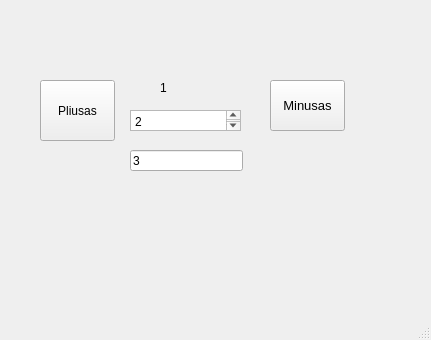
<?xml version="1.0" encoding="UTF-8"?>
<ui version="4.0">
 <class>MainWindow</class>
 <widget class="QMainWindow" name="MainWindow">
  <property name="geometry">
   <rect>
    <x>0</x>
    <y>0</y>
    <width>431</width>
    <height>340</height>
   </rect>
  </property>
  <property name="windowTitle">
   <string>MainWindow</string>
  </property>
  <widget class="QWidget" name="centralwidget">
   <widget class="QPushButton" name="plius">
    <property name="geometry">
     <rect>
      <x>40</x>
      <y>80</y>
      <width>75</width>
      <height>61</height>
     </rect>
    </property>
    <property name="palette">
     <palette>
      <active>
       <colorrole role="ToolTipBase">
        <brush brushstyle="SolidPattern">
         <color alpha="255">
          <red>255</red>
          <green>207</green>
          <blue>123</blue>
         </color>
        </brush>
       </colorrole>
      </active>
      <inactive>
       <colorrole role="ToolTipBase">
        <brush brushstyle="SolidPattern">
         <color alpha="255">
          <red>255</red>
          <green>207</green>
          <blue>123</blue>
         </color>
        </brush>
       </colorrole>
      </inactive>
      <disabled>
       <colorrole role="ToolTipBase">
        <brush brushstyle="SolidPattern">
         <color alpha="255">
          <red>255</red>
          <green>207</green>
          <blue>123</blue>
         </color>
        </brush>
       </colorrole>
      </disabled>
     </palette>
    </property>
    <property name="text">
     <string>Pliusas</string>
    </property>
   </widget>
   <widget class="QPushButton" name="minus">
    <property name="geometry">
     <rect>
      <x>270</x>
      <y>80</y>
      <width>75</width>
      <height>51</height>
     </rect>
    </property>
    <property name="font">
     <font>
      <pointsize>10</pointsize>
     </font>
    </property>
    <property name="text">
     <string>Minusas</string>
    </property>
   </widget>
   <widget class="QTextEdit" name="ivedimas">
    <property name="geometry">
     <rect>
      <x>130</x>
      <y>110</y>
      <width>111</width>
      <height>21</height>
     </rect>
    </property>
    <property name="html">
     <string>&lt;!DOCTYPE HTML PUBLIC &quot;-//W3C//DTD HTML 4.0//EN&quot; &quot;http://www.w3.org/TR/REC-html40/strict.dtd&quot;&gt;
&lt;html&gt;&lt;head&gt;&lt;meta name=&quot;qrichtext&quot; content=&quot;1&quot; /&gt;&lt;meta charset=&quot;utf-8&quot; /&gt;&lt;style type=&quot;text/css&quot;&gt;
p, li { white-space: pre-wrap; }
hr { height: 1px; border-width: 0; }
li.unchecked::marker { content: &quot;\2610&quot;; }
li.checked::marker { content: &quot;\2612&quot;; }
&lt;/style&gt;&lt;/head&gt;&lt;body style=&quot; font-family:'Segoe UI'; font-size:9pt; font-weight:400; font-style:normal;&quot;&gt;
&lt;p style=&quot; margin-top:0px; margin-bottom:0px; margin-left:0px; margin-right:0px; -qt-block-indent:0; text-indent:0px;&quot;&gt;2&lt;/p&gt;&lt;/body&gt;&lt;/html&gt;</string>
    </property>
   </widget>
   <widget class="QLineEdit" name="line">
    <property name="geometry">
     <rect>
      <x>130</x>
      <y>150</y>
      <width>113</width>
      <height>21</height>
     </rect>
    </property>
    <property name="text">
     <string>3</string>
    </property>
   </widget>
   <widget class="QLabel" name="txtlabel">
    <property name="geometry">
     <rect>
      <x>160</x>
      <y>80</y>
      <width>49</width>
      <height>16</height>
     </rect>
    </property>
    <property name="text">
     <string>1</string>
    </property>
   </widget>
  </widget>
  <widget class="QMenuBar" name="menubar">
   <property name="geometry">
    <rect>
     <x>0</x>
     <y>0</y>
     <width>431</width>
     <height>22</height>
    </rect>
   </property>
  </widget>
  <widget class="QStatusBar" name="statusbar"/>
 </widget>
 <resources/>
 <connections/>
</ui>
